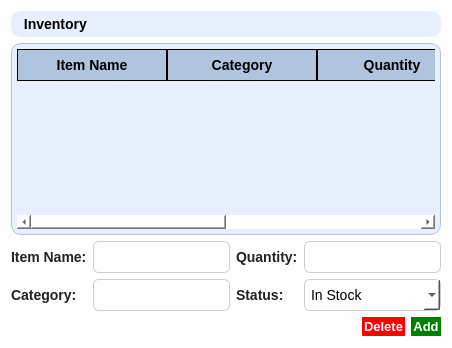
         <widget class="QWidget" name="Inventory">
          <property name="styleSheet">
           <string notr="true">
   QWidget {
       background-color: #fefefe;
       font-family: 'Segoe UI';
       font-size: 14px;
   }
   QLabel {
       font-weight: 600;
       color: #222;
   }
   QLineEdit, QSpinBox, QComboBox, QDateEdit, QTimeEdit {
       padding: 6px;
       border: 1px solid #ccc;
       border-radius: 6px;
       background-color: white;
   }
 QPushButton {
    border-radius: 10px; /* Rounded corners */
    color: white; /* Text color */
    background-color: green; /* Background color */
    font: bold 13px; /* Font style and size */
    border: 2px solid green; /* Border color */
}

QPushButton:hover {
    background-color: #32CD32; /* Lighter green on hover */
    border-color: darkgreen; /* Dark green border on hover */
}

QPushButton:pressed {
    background-color: darkgreen; /* Darker green when pressed */
    border-color: black; /* Border changes on press */
}

  
QTableView {
    background-color: #E8F0FE; /* Soft white-blue background for the table */
    border-radius: 10px; /* Rounded edges for the entire table */
    padding: 10px; /* Adds spacing around the table */
    border: 1px solid #B0C4DE; /* Thin border to accentuate table outline */
    gridline-color: black; /* Adds black lines between columns and rows */
}

QTableView::item {
    background-color: #FAFAFA; /* Gentle off-white background for cells */
    border: 1px solid black; /* Black lines between each cell */
    border-radius: 5px; /* Slight rounding for individual cell edges */
    padding: 5px; /* Inner spacing for cells */
    color: black; /* Standard text color */
}

QTableView::item:selected {
    background-color: #D7E9F7; /* Highlighted cell with soft blue shade */
    color: black; /* Text color remains consistent */
    border: 1px solid black; /* Black border for selected cells */
    border-radius: 5px;
}

QHeaderView::section {
    background-color: #B0C4DE; /* Soft blue-gray shade for table headers */
    padding: 10px; /* Adds spacing within header sections */
    font-weight: bold; /* Bold text to differentiate headers */
    color: black; /* Black text color for the headers */
    border: 1px solid black; /* Black lines between header columns */
  
}

QTableView::corner {
    background-color: #B0C4DE; /* Matches header color for corner sections */
    border-radius: 10px;
}
</string>
          </property>
          <layout class="QVBoxLayout" name="verticalLayout">
           <item>
            <widget class="QLabel" name="titleLabel">
             <property name="styleSheet">
              <string notr="true">font: 700 22pt &quot;Leelawadee UI&quot;;
background-color: #E8F0FE;
border-radius: 10px;
color: rgb(0, 0, 0);
padding: 5px;</string>
             </property>
             <property name="text">
              <string> Inventory</string>
             </property>
            </widget>
           </item>
           <item>
            <widget class="QTableWidget" name="inventoryTable">
             <property name="sizePolicy">
              <sizepolicy hsizetype="Expanding" vsizetype="Expanding">
               <horstretch>0</horstretch>
               <verstretch>0</verstretch>
              </sizepolicy>
             </property>
             <property name="styleSheet">
              <string notr="true">QWidget {
	background-color: #E8F0FE;
}

QTableWidget {
    border-radius: 10px;
    padding: 5px;
    border: 1px solid #B0C4DE;
    gridline-color: black;
    selection-background-color: #D7E9F7;
}

QTableWidget::item {
    padding: 0 4px;
    border: 1px solid #B0C4DE;
}

QHeaderView::section {
    background-color: #B0C4DE;
    padding: 5px;
    font-weight: bold;
    border: 1px solid black;
}
</string>
             </property>
             <property name="editTriggers">
              <set>QAbstractItemView::EditTrigger::NoEditTriggers</set>
             </property>
             <property name="alternatingRowColors">
              <bool>true</bool>
             </property>
             <property name="selectionMode">
              <enum>QAbstractItemView::SelectionMode::SingleSelection</enum>
             </property>
             <attribute name="horizontalHeaderMinimumSectionSize">
              <number>100</number>
             </attribute>
             <attribute name="horizontalHeaderDefaultSectionSize">
              <number>150</number>
             </attribute>
             <attribute name="horizontalHeaderStretchLastSection">
              <bool>true</bool>
             </attribute>
             <column>
              <property name="text">
               <string>Item Name</string>
              </property>
             </column>
             <column>
              <property name="text">
               <string>Category</string>
              </property>
             </column>
             <column>
              <property name="text">
               <string>Quantity</string>
              </property>
             </column>
             <column>
              <property name="text">
               <string>Status</string>
              </property>
             </column>
            </widget>
           </item>
           <item>
            <layout class="QGridLayout" name="formLayout">
             <item row="0" column="0">
              <widget class="QLabel" name="itemNameLabel">
               <property name="text">
                <string>Item Name:</string>
               </property>
              </widget>
             </item>
             <item row="0" column="1">
              <widget class="QLineEdit" name="itemNameEdit"/>
             </item>
             <item row="0" column="2">
              <widget class="QLabel" name="quantityLabel">
               <property name="text">
                <string>Quantity:</string>
               </property>
              </widget>
             </item>
             <item row="1" column="0">
              <widget class="QLabel" name="categoryLabel">
               <property name="text">
                <string>Category:</string>
               </property>
              </widget>
             </item>
             <item row="1" column="1">
              <widget class="QLineEdit" name="categoryEdit"/>
             </item>
             <item row="1" column="2">
              <widget class="QLabel" name="statusLabel">
               <property name="text">
                <string>Status:</string>
               </property>
              </widget>
             </item>
             <item row="1" column="3">
              <widget class="QComboBox" name="statusCombo">
               <property name="styleSheet">
                <string notr="true">color: black;</string>
               </property>
               <item>
                <property name="text">
                 <string>In Stock</string>
                </property>
               </item>
               <item>
                <property name="text">
                 <string>Low Stock</string>
                </property>
               </item>
              </widget>
             </item>
             <item row="0" column="3">
              <widget class="QLineEdit" name="quantityEdit"/>
             </item>
            </layout>
           </item>
           <item>
            <layout class="QHBoxLayout" name="buttonLayout">
             <item>
              <spacer name="horizontalSpacer_4">
               <property name="orientation">
                <enum>Qt::Orientation::Horizontal</enum>
               </property>
               <property name="sizeHint" stdset="0">
                <size>
                 <width>40</width>
                 <height>20</height>
                </size>
               </property>
              </spacer>
             </item>
             <item>
              <widget class="QPushButton" name="deleteButton">
               <property name="styleSheet">
                <string notr="true">QPushButton {
    border-radius: 10px; /* Rounded corners */
    color: white; /* Text color */
    background-color: red; /* Background color */
    font: bold 13px; /* Font style and size */
    border: 2px solid red; /* Border color */
}

QPushButton:hover {
    background-color: #FF6347; /* Lighter red on hover */
    border-color: darkred; /* Dark red border on hover */
}

QPushButton:pressed {
    background-color: darkred; /* Darker red when pressed */
    border-color: black; /* Border changes on press */
}
</string>
               </property>
               <property name="text">
                <string>Delete</string>
               </property>
              </widget>
             </item>
             <item>
              <widget class="QPushButton" name="addButton">
               <property name="text">
                <string>Add</string>
               </property>
              </widget>
             </item>
            </layout>
           </item>
          </layout>
         </widget>
